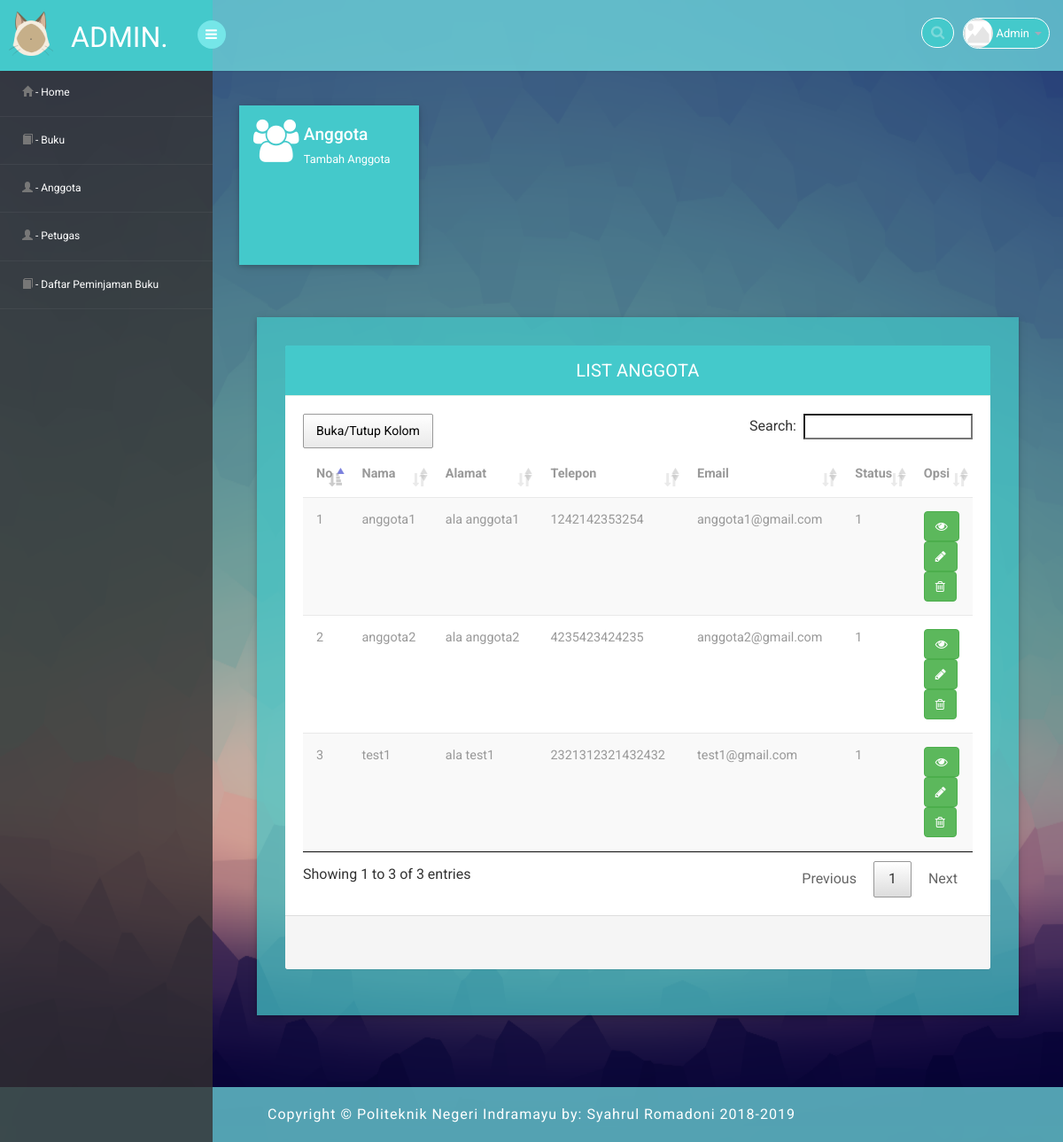
The page /1/media.php?page=anggota (signed in) on the database its author committed.
### tables this page shows
CREATE TABLE `user` (
  `id` int(11) NOT NULL,
  `username` varchar(255) NOT NULL,
  `password` varchar(25) NOT NULL,
  `id_anggota` int(11) DEFAULT NULL,
  `id_petugas` int(11) DEFAULT NULL,
  `id_user_role` int(11) DEFAULT NULL,
  `status` int(11) DEFAULT NULL
);

CREATE TABLE `anggota` (
  `id` int(11) NOT NULL,
  `nama` varchar(255) NOT NULL,
  `alamat` varchar(255) DEFAULT NULL,
  `telepon` varchar(50) DEFAULT NULL,
  `email` varchar(50) DEFAULT NULL,
  `status_aktif` int(11) DEFAULT '0'
);

### 1/halaman/mod_anggota/anggota.php (the view, shortened to what this page needs)
<head>
</head>
<?php
    include "../config/koneksi.php";
?>
<div class="market-updates">
	<div class="col-md-3 market-update-gd">
		<div class="market-update-block clr-block-2">
			<div class="col-md-4 market-update-right">
				<a href="media.php?page=tambah_anggota"><i class="fa fa-users"></i></a>
			</div>
			<div class="col-md-8 market-update-left">
				<a href="media.php?page=tambah_anggota"><h4>Anggota</h4></a>
				<p>Tambah Anggota</p>
			</div>
			<div class="clearfix"> </div>
		</div>
	</div>
	<div class="clearfix"> </div>
</div>
<div class="row">
	<div class="panel-body">
		<div class="col-md-12 w3ls-graph">
			<div class="agileinfo-grap">
				<div class="panel panel-default">
					<div class="panel-heading">List Anggota</div>
					    <div class="table-responsive sr">
					      <table id="anggota" class="table table-striped b-t b-light">
					        <thead>
					          <tr>
					          	<th>No</th>
								<th>Nama</th>
								<th>Alamat</th>
								<th>Telepon</th>
								<th>Email</th>
								<th>Status</th>
								<th>Opsi</th>
					          </tr>
					        </thead>
					        <tbody>
					        	<?php
									$query  = "SELECT * FROM anggota INNER JOIN user ON anggota.id=user.id_anggota";
									$hasil  = mysqli_query($conn, $query);
									$tampil = mysqli_num_rows($hasil);
									$i = 1;
									if ( $tampil> 0) {
									    while ( $data = mysqli_fetch_assoc($hasil)) {
								?>
								<tr>
									<td><?php echo $i++ ?></td>
									<td><?php echo $data['nama']; ?></td>
									<td><?php echo $data['alamat']; ?></td>
									<td><?php echo $data['telepon']; ?></td>
									<td><?php echo $data['email']; ?></td>
									<td><?php echo $data['status_aktif']; ?></td>
						            <td>
						            	<a href="media.php?page=detail_anggota&id=<?php echo $data['id_anggota']?>"><button class="btn btn-success" type="submit"><i class="fa fa-eye"></i></button></a><br>
	                                    <a href="media.php?page=edit_anggota&id=<?php echo $data['id_anggota'] ?>"><button class="btn btn-success" type="submit"><i class="fa fa-pencil"></i></button></a><br>
	                                    <a href="halaman/mod_anggota/aksi_hapus_anggota.php?id=<?php echo $data['id_anggota'] ?>"><button class="btn btn-success" type="submit"><i class="fa fa-trash-o"></i></button></a>
						            </td>
					        	</tr>
					           	<?php
                                    }
                                }
                                ?>
					        </tbody>
					      </table>
					    </div>
					<footer class="panel-footer">
					  	<div class="row">
					  	</div>
					</footer>
				</div>
			</div>
		</div>
	</div>
</div>

### assets/css/style.css (style rules this page uses)
.sr { padding: 20px; }
.row { padding: 20px; }
.market-update-block { height: 180px; }
h4, h5, h6, h1, h2, h3 { margin: 0; }
p { margin: 0; }
html, body { font-family: 'Roboto', sans-serif; font-size: 100%; overflow-x: hidden; background: url(../images/bg00.png) no-repeat 0px 0px; background-size:cover; background-repeat: no-repeat; background-attachment: fixed; -webkit-background-size: 100%; }
body a { transition: 0.5s all ease; -webkit-transition: 0.5s all ease; -moz-transition: 0.5s all ease; -o-transition: 0.5s all ease; -ms-transition: 0.5s all ease; text-decoration:none; }
h1,h2,h3,h4,h5,h6 { margin:0; }
p { margin:0; }
.market-update-block { padding: 2em 2em; background: #999; }
.market-update-block h4 { font-size: 1.2em; color: #fff; margin: 0.3em 0em; }
.market-update-block p { color: #fff; font-size: 0.8em; line-height: 1.8em; }
.market-update-block.clr-block-2 { background: #44c9cb; box-shadow: 0 2px 5px 0 rgba(0, 0, 0, 0.16), 0 2px 10px 0 rgba(0, 0, 0, 0.12); transition: 0.5s all; -webkit-transition: 0.5s all; -moz-transition: 0.5s all; -o-transition: 0.5s all; }
.market-update-right i.fa.fa-users { font-size: 3em; color:#fff; text-align: left; }
.market-update-left { padding: 0px; }
.market-update-right { padding-left: 0; }
.market-updates { margin: 1.5em 0; }
.panel-heading { position: relative; height: 57px; line-height: 57px; letter-spacing: 0.2px; color: white; font-size: 18px; font-weight: 400; padding: 0 16px; background:#44c9cb; border-top-right-radius: 2px; border-top-left-radius: 2px; text-transform: uppercase; text-align: center; }
.panel { border: none ! important; }
.agileinfo-grap { padding: 2em; background:rgba(68, 201, 203, 0.70); box-shadow: 0 2px 5px 0 rgba(0, 0, 0, 0.16), 0 2px 10px 0 rgba(0, 0, 0, 0.12); }
.table>thead>tr>th { border-bottom: 1px solid #e1ab91 ! important; }
.table>tbody>tr>td, .table>tbody>tr>th, .table>tfoot>tr>td, .table>tfoot>tr>th, .table>thead>tr>td, .table>thead>tr>th { border-bottom: 1px solid #e9e9e9 ! important; }
.table > thead > tr > th, .table > tbody > tr > th, .table > tfoot > tr > th, .table > thead > tr > td, .table > tbody > tr > td, .table > tfoot > tr > td { border-top: none !important; }
.table td, .table>tbody>tr>td, .table>tbody>tr>th, .table>tfoot>tr>td, .table>tfoot>tr>th, .table>thead>tr>td, .table>thead>tr>th { padding: 15px!important; }
.table > thead > tr > th, .table > tbody > tr > th, .table > tfoot > tr > th, .table > thead > tr > td, .table > tbody > tr > td, .table > tfoot > tr > td { font-size: 0.9em; color: #999; border-top: none !important; }
.panel-default>.panel-heading { color: white ! important; background-color: #44c9cb ! important; border-color: #ddede0 ! important; font-size: 20px; }
@media (max-width: 1280px) { .market-update-block { padding: 1em 1em; } }

### rows shown on the page
user: id_anggota.nama "anggota1", id_anggota.alamat "ala anggota1", id_anggota.telepon "1242142353254", id_anggota.email "anggota1@gmail.com", id_anggota.status_aktif "1"
user: id_anggota.nama "anggota2", id_anggota.alamat "ala anggota2", id_anggota.telepon "4235423424235", id_anggota.email "anggota2@gmail.com", id_anggota.status_aktif "1"
user: id_anggota.nama "test1", id_anggota.alamat "ala test1", id_anggota.telepon "2321312321432432", id_anggota.email "test1@gmail.com", id_anggota.status_aktif "1"

### other values the page prints
$_SESSION['username'] "Admin"
